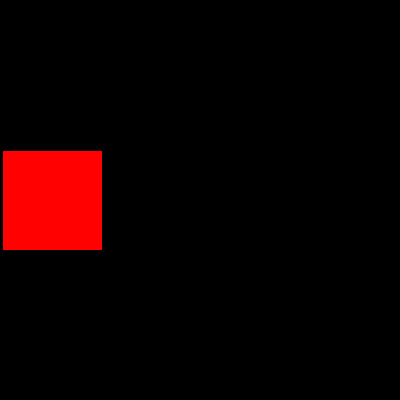
Frame 1 (no input)
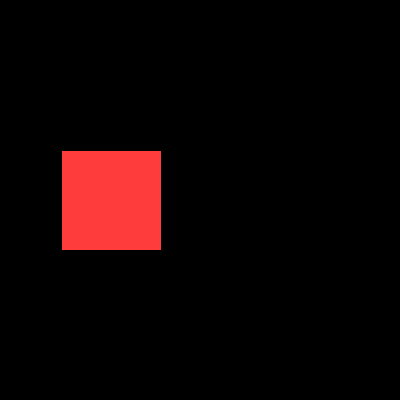
Frame 60 (the mouse pressed at the canvas centre just before this capture)
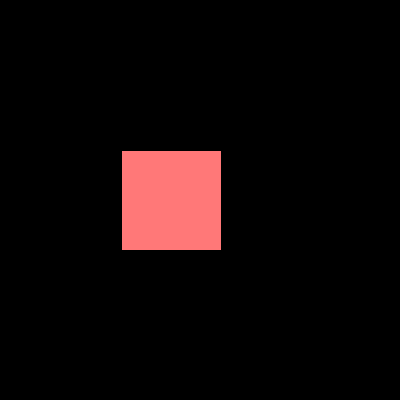
Frame 120 (the mouse held since frame 60 and released just before this capture)

The Processing sketch that drew these frames (run headless with seeded random() and noise(); from frame 60 on, the mouse is pressed at the canvas centre):

// Processing sketch: functions2
// ── functions2.pde
/*void setup(){
size(400, 400);
rectangle();
noStroke();
oval();
}
void rectangle(){
fill(57, 255, 20);
rect(10, 10, 220, 220);
}
void oval(){
 fill(255, 51, 255);
  ellipse(350, 290, 100, 220);
}*/
int x = 0;
int speed = 1;
int red = 255;
int blue = 0;
int green = 0;
void setup(){
size(400, 400);
background(0,0,0);
fill(red, green, blue);
rect(x, 150, 100, 100);
drawRectangle();
}
void draw(){
  green++;
  blue++;
  fill(red,green,blue);
  drawRectangle();
}
void drawRectangle(){
  x = x + speed;
  rect(x, 150, 100, 100);
  if(x==300){
    speed = speed*-1;
    green=0;
    blue=0;
    fill(red,green,blue);
  }else if(x==0){
    speed = speed*-1;
    green=0;
    blue=0;
    fill(red,green,blue);
    //fill(255,0,0);
  }else if(x!= 0 && x!= 300){
  //fill(255,255,255);
}
}
